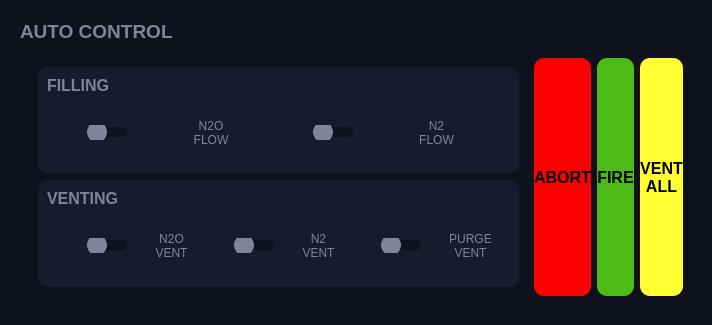
              <widget class="QFrame" name="frame_3">
               <property name="sizePolicy">
                <sizepolicy hsizetype="Preferred" vsizetype="Maximum">
                 <horstretch>0</horstretch>
                 <verstretch>0</verstretch>
                </sizepolicy>
               </property>
               <property name="styleSheet">
                <string notr="true">background: #0f111d;
border-radius: 10px;
color: #7f849a;</string>
               </property>
               <property name="frameShape">
                <enum>QFrame::Box</enum>
               </property>
               <property name="frameShadow">
                <enum>QFrame::Raised</enum>
               </property>
               <layout class="QGridLayout" name="gridLayout_7">
                <item row="2" column="0">
                 <widget class="QWidget" name="widget" native="true">
                  <layout class="QGridLayout" name="gridLayout_6">
                   <item row="1" column="0">
                    <widget class="QWidget" name="widget" native="true">
                     <layout class="QHBoxLayout" name="horizontalLayout_3">
                      <item>
                       <widget class="QWidget" name="widget" native="true">
                        <layout class="QVBoxLayout" name="verticalLayout_7">
                         <item>
                          <widget class="QWidget" name="widget_7" native="true">
                           <property name="styleSheet">
                            <string notr="true">background: #181b2e;
border-radius: 10px;
color: #7f849a;</string>
                           </property>
                           <layout class="QGridLayout" name="gridLayout_10">
                            <item row="0" column="0">
                             <widget class="QLabel" name="filling_label">
                              <property name="font">
                               <font>
                                <pointsize>12</pointsize>
                                <weight>75</weight>
                                <bold>true</bold>
                               </font>
                              </property>
                              <property name="text">
                               <string>FILLING</string>
                              </property>
                             </widget>
                            </item>
                            <item row="1" column="0">
                             <widget class="QGroupBox" name="horizontalGroupBox">
                              <layout class="QHBoxLayout" name="horizontalLayout_4">
                               <item>
                                <widget class="QWidget" name="toggleSwitch_10" native="true">
                                 <layout class="QHBoxLayout" name="toggleswitch_10">
                                  <item>
                                   <widget class="QSlider" name="n2o_flow_auto">
                                    <property name="sizePolicy">
                                     <sizepolicy hsizetype="Fixed" vsizetype="Fixed">
                                      <horstretch>0</horstretch>
                                      <verstretch>0</verstretch>
                                     </sizepolicy>
                                    </property>
                                    <property name="autoFillBackground">
                                     <bool>false</bool>
                                    </property>
                                    <property name="styleSheet">
                                     <string notr="true">QSlider::groove:horizontal { 
	background-color: #0f111d; 
	border: 0px solid #424242; 
	height: 10px; 
	width: 40px;
	border-radius: 4px;
}

QSlider::handle:horizontal { 
	background-color: #7f849a;
	border: 2px solid #7f849a; 
	width: 16px; 
	height: 20px; 
	line-height: 20px; 
	margin-top: -5px; 
	margin-bottom: -5px; 
	border-radius: 10px; 
}

QSlider::handle:horizontal:hover { 
	border-radius: 10px;
}</string>
                                    </property>
                                    <property name="maximum">
                                     <number>1</number>
                                    </property>
                                    <property name="pageStep">
                                     <number>0</number>
                                    </property>
                                    <property name="sliderPosition">
                                     <number>0</number>
                                    </property>
                                    <property name="tracking">
                                     <bool>true</bool>
                                    </property>
                                    <property name="orientation">
                                     <enum>Qt::Horizontal</enum>
                                    </property>
                                    <property name="invertedAppearance">
                                     <bool>false</bool>
                                    </property>
                                    <property name="invertedControls">
                                     <bool>true</bool>
                                    </property>
                                    <property name="tickPosition">
                                     <enum>QSlider::NoTicks</enum>
                                    </property>
                                   </widget>
                                  </item>
                                  <item>
                                   <widget class="QLabel" name="label_12">
                                    <property name="text">
                                     <string>N2O
FLOW</string>
                                    </property>
                                    <property name="alignment">
                                     <set>Qt::AlignCenter</set>
                                    </property>
                                   </widget>
                                  </item>
                                 </layout>
                                </widget>
                               </item>
                               <item>
                                <widget class="QWidget" name="toggleSwitch_9" native="true">
                                 <layout class="QHBoxLayout" name="toggleswitch_9">
                                  <item>
                                   <widget class="QSlider" name="n2_flow_auto">
                                    <property name="sizePolicy">
                                     <sizepolicy hsizetype="Fixed" vsizetype="Fixed">
                                      <horstretch>0</horstretch>
                                      <verstretch>0</verstretch>
                                     </sizepolicy>
                                    </property>
                                    <property name="autoFillBackground">
                                     <bool>false</bool>
                                    </property>
                                    <property name="styleSheet">
                                     <string notr="true">QSlider::groove:horizontal { 
	background-color: #0f111d; 
	border: 0px solid #424242; 
	height: 10px; 
	width: 40px;
	border-radius: 4px;
}

QSlider::handle:horizontal { 
	background-color: #7f849a;
	border: 2px solid #7f849a; 
	width: 16px; 
	height: 20px; 
	line-height: 20px; 
	margin-top: -5px; 
	margin-bottom: -5px; 
	border-radius: 10px; 
}

QSlider::handle:horizontal:hover { 
	border-radius: 10px;
}</string>
                                    </property>
                                    <property name="maximum">
                                     <number>1</number>
                                    </property>
                                    <property name="pageStep">
                                     <number>0</number>
                                    </property>
                                    <property name="sliderPosition">
                                     <number>0</number>
                                    </property>
                                    <property name="tracking">
                                     <bool>true</bool>
                                    </property>
                                    <property name="orientation">
                                     <enum>Qt::Horizontal</enum>
                                    </property>
                                    <property name="invertedAppearance">
                                     <bool>false</bool>
                                    </property>
                                    <property name="invertedControls">
                                     <bool>true</bool>
                                    </property>
                                    <property name="tickPosition">
                                     <enum>QSlider::NoTicks</enum>
                                    </property>
                                   </widget>
                                  </item>
                                  <item>
                                   <widget class="QLabel" name="label_11">
                                    <property name="text">
                                     <string>N2
FLOW</string>
                                    </property>
                                    <property name="alignment">
                                     <set>Qt::AlignCenter</set>
                                    </property>
                                   </widget>
                                  </item>
                                 </layout>
                                </widget>
                               </item>
                              </layout>
                             </widget>
                            </item>
                           </layout>
                          </widget>
                         </item>
                         <item>
                          <widget class="QWidget" name="widget_8" native="true">
                           <property name="styleSheet">
                            <string notr="true">background: #181b2e;
border-radius: 10px;
color: #7f849a;</string>
                           </property>
                           <layout class="QGridLayout" name="gridLayout_11">
                            <item row="0" column="0">
                             <widget class="QLabel" name="filling_label_2">
                              <property name="font">
                               <font>
                                <pointsize>12</pointsize>
                                <weight>75</weight>
                                <bold>true</bold>
                               </font>
                              </property>
                              <property name="text">
                               <string>VENTING</string>
                              </property>
                             </widget>
                            </item>
                            <item row="1" column="0">
                             <widget class="QGroupBox" name="horizontalGroupBox_2">
                              <layout class="QHBoxLayout" name="horizontalLayout_5">
                               <item>
                                <widget class="QWidget" name="toggleSwitch_11" native="true">
                                 <layout class="QHBoxLayout" name="toggleswitch_11">
                                  <item>
                                   <widget class="QSlider" name="n2o_vent_auto">
                                    <property name="sizePolicy">
                                     <sizepolicy hsizetype="Fixed" vsizetype="Fixed">
                                      <horstretch>0</horstretch>
                                      <verstretch>0</verstretch>
                                     </sizepolicy>
                                    </property>
                                    <property name="autoFillBackground">
                                     <bool>false</bool>
                                    </property>
                                    <property name="styleSheet">
                                     <string notr="true">QSlider::groove:horizontal { 
	background-color: #0f111d; 
	border: 0px solid #424242; 
	height: 10px; 
	width: 40px;
	border-radius: 4px;
}

QSlider::handle:horizontal { 
	background-color: #7f849a;
	border: 2px solid #7f849a; 
	width: 16px; 
	height: 20px; 
	line-height: 20px; 
	margin-top: -5px; 
	margin-bottom: -5px; 
	border-radius: 10px; 
}

QSlider::handle:horizontal:hover { 
	border-radius: 10px;
}</string>
                                    </property>
                                    <property name="maximum">
                                     <number>1</number>
                                    </property>
                                    <property name="pageStep">
                                     <number>0</number>
                                    </property>
                                    <property name="sliderPosition">
                                     <number>0</number>
                                    </property>
                                    <property name="tracking">
                                     <bool>true</bool>
                                    </property>
                                    <property name="orientation">
                                     <enum>Qt::Horizontal</enum>
                                    </property>
                                    <property name="invertedAppearance">
                                     <bool>false</bool>
                                    </property>
                                    <property name="invertedControls">
                                     <bool>true</bool>
                                    </property>
                                    <property name="tickPosition">
                                     <enum>QSlider::NoTicks</enum>
                                    </property>
                                   </widget>
                                  </item>
                                  <item>
                                   <widget class="QLabel" name="label_13">
                                    <property name="text">
                                     <string>N2O
VENT</string>
                                    </property>
                                    <property name="alignment">
                                     <set>Qt::AlignCenter</set>
                                    </property>
                                   </widget>
                                  </item>
                                 </layout>
                                </widget>
                               </item>
                               <item>
                                <widget class="QWidget" name="toggleSwitch_12" native="true">
                                 <layout class="QHBoxLayout" name="toggleswitch_12">
                                  <item>
                                   <widget class="QSlider" name="n2_vent_auto">
                                    <property name="sizePolicy">
                                     <sizepolicy hsizetype="Fixed" vsizetype="Fixed">
                                      <horstretch>0</horstretch>
                                      <verstretch>0</verstretch>
                                     </sizepolicy>
                                    </property>
                                    <property name="autoFillBackground">
                                     <bool>false</bool>
                                    </property>
                                    <property name="styleSheet">
                                     <string notr="true">QSlider::groove:horizontal { 
	background-color: #0f111d; 
	border: 0px solid #424242; 
	height: 10px; 
	width: 40px;
	border-radius: 4px;
}

QSlider::handle:horizontal { 
	background-color: #7f849a;
	border: 2px solid #7f849a; 
	width: 16px; 
	height: 20px; 
	line-height: 20px; 
	margin-top: -5px; 
	margin-bottom: -5px; 
	border-radius: 10px; 
}

QSlider::handle:horizontal:hover { 
	border-radius: 10px;
}</string>
                                    </property>
                                    <property name="maximum">
                                     <number>1</number>
                                    </property>
                                    <property name="pageStep">
                                     <number>0</number>
                                    </property>
                                    <property name="sliderPosition">
                                     <number>0</number>
                                    </property>
                                    <property name="tracking">
                                     <bool>true</bool>
                                    </property>
                                    <property name="orientation">
                                     <enum>Qt::Horizontal</enum>
                                    </property>
                                    <property name="invertedAppearance">
                                     <bool>false</bool>
                                    </property>
                                    <property name="invertedControls">
                                     <bool>true</bool>
                                    </property>
                                    <property name="tickPosition">
                                     <enum>QSlider::NoTicks</enum>
                                    </property>
                                   </widget>
                                  </item>
                                  <item>
                                   <widget class="QLabel" name="label_14">
                                    <property name="text">
                                     <string>N2
VENT</string>
                                    </property>
                                    <property name="alignment">
                                     <set>Qt::AlignCenter</set>
                                    </property>
                                   </widget>
                                  </item>
                                 </layout>
                                </widget>
                               </item>
                               <item>
                                <widget class="QWidget" name="toggleSwitch_13" native="true">
                                 <layout class="QHBoxLayout" name="toggleswitch_13">
                                  <item>
                                   <widget class="QSlider" name="purge_vent_auto">
                                    <property name="sizePolicy">
                                     <sizepolicy hsizetype="Fixed" vsizetype="Fixed">
                                      <horstretch>0</horstretch>
                                      <verstretch>0</verstretch>
                                     </sizepolicy>
                                    </property>
                                    <property name="autoFillBackground">
                                     <bool>false</bool>
                                    </property>
                                    <property name="styleSheet">
                                     <string notr="true">QSlider::groove:horizontal { 
	background-color: #0f111d; 
	border: 0px solid #424242; 
	height: 10px; 
	width: 40px;
	border-radius: 4px;
}

QSlider::handle:horizontal { 
	background-color: #7f849a;
	border: 2px solid #7f849a; 
	width: 16px; 
	height: 20px; 
	line-height: 20px; 
	margin-top: -5px; 
	margin-bottom: -5px; 
	border-radius: 10px; 
}

QSlider::handle:horizontal:hover { 
	border-radius: 10px;
}</string>
                                    </property>
                                    <property name="maximum">
                                     <number>1</number>
                                    </property>
                                    <property name="pageStep">
                                     <number>0</number>
                                    </property>
                                    <property name="sliderPosition">
                                     <number>0</number>
                                    </property>
                                    <property name="tracking">
                                     <bool>true</bool>
                                    </property>
                                    <property name="orientation">
                                     <enum>Qt::Horizontal</enum>
                                    </property>
                                    <property name="invertedAppearance">
                                     <bool>false</bool>
                                    </property>
                                    <property name="invertedControls">
                                     <bool>true</bool>
                                    </property>
                                    <property name="tickPosition">
                                     <enum>QSlider::NoTicks</enum>
                                    </property>
                                   </widget>
                                  </item>
                                  <item>
                                   <widget class="QLabel" name="label_15">
                                    <property name="text">
                                     <string>PURGE
VENT</string>
                                    </property>
                                    <property name="alignment">
                                     <set>Qt::AlignCenter</set>
                                    </property>
                                   </widget>
                                  </item>
                                 </layout>
                                </widget>
                               </item>
                              </layout>
                             </widget>
                            </item>
                           </layout>
                          </widget>
                         </item>
                        </layout>
                       </widget>
                      </item>
                      <item>
                       <widget class="QPushButton" name="abort_btn">
                        <property name="sizePolicy">
                         <sizepolicy hsizetype="Minimum" vsizetype="MinimumExpanding">
                          <horstretch>0</horstretch>
                          <verstretch>0</verstretch>
                         </sizepolicy>
                        </property>
                        <property name="minimumSize">
                         <size>
                          <width>0</width>
                          <height>80</height>
                         </size>
                        </property>
                        <property name="font">
                         <font>
                          <pointsize>12</pointsize>
                          <weight>75</weight>
                          <bold>true</bold>
                          <underline>false</underline>
                          <strikeout>false</strikeout>
                         </font>
                        </property>
                        <property name="styleSheet">
                         <string notr="true">display:inline-block;
padding:0.5em 0.5em;
background-color: rgb(255,0,0);
box-sizing: border-box;
text-decoration:none;
color:#000000;
text-align:center;
transition: all 0.2s;
border-radius: 10px;</string>
                        </property>
                        <property name="text">
                         <string>ABORT</string>
                        </property>
                       </widget>
                      </item>
                      <item>
                       <widget class="QPushButton" name="fire_btn">
                        <property name="sizePolicy">
                         <sizepolicy hsizetype="Minimum" vsizetype="MinimumExpanding">
                          <horstretch>0</horstretch>
                          <verstretch>0</verstretch>
                         </sizepolicy>
                        </property>
                        <property name="minimumSize">
                         <size>
                          <width>0</width>
                          <height>80</height>
                         </size>
                        </property>
                        <property name="font">
                         <font>
                          <pointsize>12</pointsize>
                          <weight>75</weight>
                          <bold>true</bold>
                          <underline>false</underline>
                          <strikeout>false</strikeout>
                         </font>
                        </property>
                        <property name="styleSheet">
                         <string notr="true">background-color: rgb(76, 187, 23);
display:inline-block;
padding:0.5em 0.5em;
box-sizing: border-box;
text-decoration:none;
color:#000000;
text-align:center;
transition: all 0.2s;
border-radius: 10px;</string>
                        </property>
                        <property name="text">
                         <string>FIRE</string>
                        </property>
                       </widget>
                      </item>
                      <item>
                       <widget class="QPushButton" name="vent_all_btn">
                        <property name="sizePolicy">
                         <sizepolicy hsizetype="Minimum" vsizetype="MinimumExpanding">
                          <horstretch>0</horstretch>
                          <verstretch>0</verstretch>
                         </sizepolicy>
                        </property>
                        <property name="minimumSize">
                         <size>
                          <width>0</width>
                          <height>80</height>
                         </size>
                        </property>
                        <property name="font">
                         <font>
                          <pointsize>12</pointsize>
                          <weight>75</weight>
                          <bold>true</bold>
                          <underline>false</underline>
                          <strikeout>false</strikeout>
                         </font>
                        </property>
                        <property name="styleSheet">
                         <string notr="true">background-color: rgb(255,255,51);
display:inline-block;
padding:0.5em 0.5em;
box-sizing: border-box;
text-decoration:none;
color:#000000;
text-align:center;
transition: all 0.2s;
border-radius: 10px;</string>
                        </property>
                        <property name="text">
                         <string>VENT
ALL</string>
                        </property>
                       </widget>
                      </item>
                     </layout>
                    </widget>
                   </item>
                   <item row="0" column="0">
                    <widget class="QLabel" name="auto_con_label">
                     <property name="sizePolicy">
                      <sizepolicy hsizetype="Preferred" vsizetype="Maximum">
                       <horstretch>0</horstretch>
                       <verstretch>0</verstretch>
                      </sizepolicy>
                     </property>
                     <property name="font">
                      <font>
                       <pointsize>14</pointsize>
                       <weight>75</weight>
                       <bold>true</bold>
                      </font>
                     </property>
                     <property name="styleSheet">
                      <string notr="true">color: #7f849a;</string>
                     </property>
                     <property name="text">
                      <string>AUTO CONTROL</string>
                     </property>
                    </widget>
                   </item>
                  </layout>
                 </widget>
                </item>
               </layout>
              </widget>
